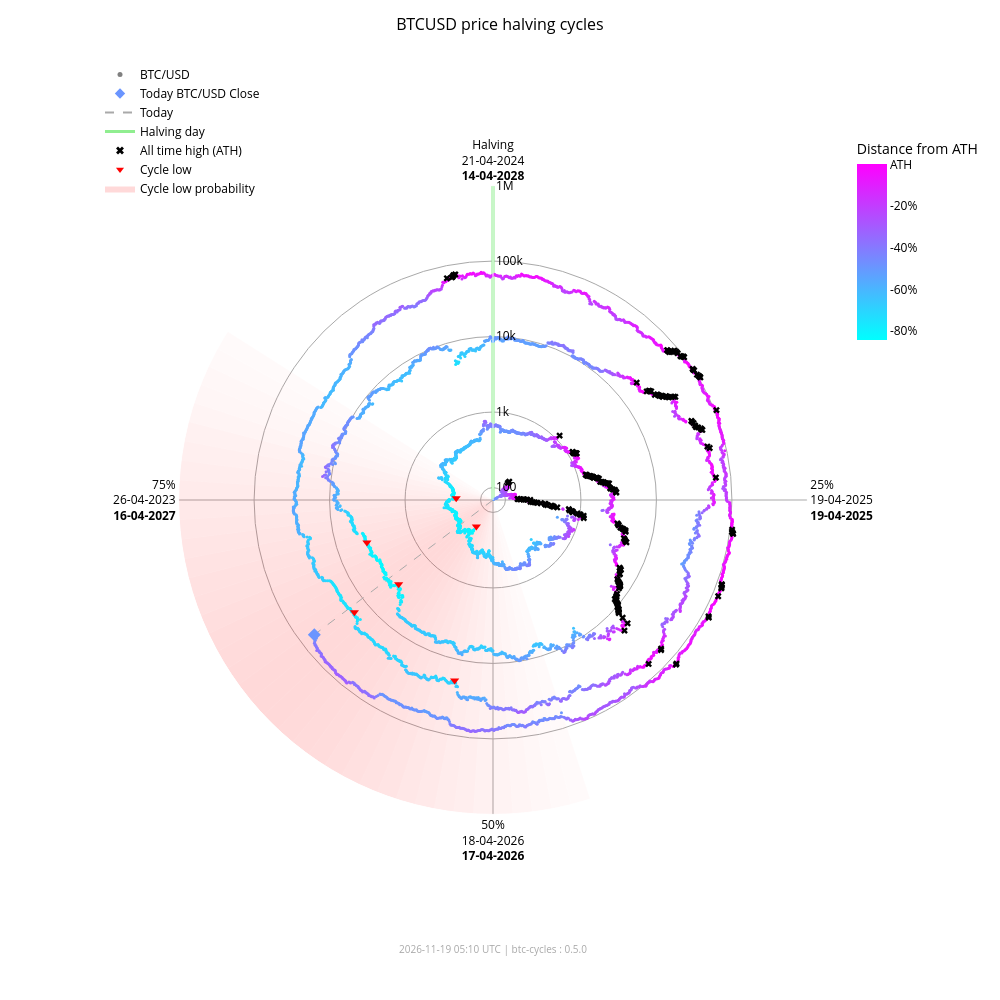

Notebook code cell kept with this figure:
### Markdown cell above
### Interactive chart (plotly)

### Code cell
fig_interactive = btc.plot(
    kind="interactive",
    from_date="2012-11-28",
)
# plotly config for interactivity
config = {"scrollZoom": True, "displayModeBar": True}
# display in notebook
fig_interactive.show(config=config)

### Figure 1 — Plotly figure (JSON) as saved in the notebook; plotly's stock layout.template omitted (floating-point values rounded to 4 significant figures; data arrays with more than 128 entries replaced by an {"elided": "..."} marker saying what was removed)
{"data": [{"fill": "toself", "fillcolor": "rgba(255,0,0,0.018306980149439524)", "hoverinfo": "skip", "line": {"width": 0}, "mode": "lines", "r": [68.43, 1000000, 1000000, 68.43, 68.43], "showlegend": false, "theta": [162.0, 162.0, 165.6, 165.6, 162.0], "type": "scatterpolar"}, {"fill": "toself", "fillcolor": "rgba(255,0,0,0.02405911634527998)", "hoverinfo": "skip", "line": {"width": 0}, "mode": "lines", "r": [68.43, 1000000, 1000000, 68.43, 68.43], "showlegend": false, "theta": [165.6, 165.6, 169.2, 169.2, 165.6], "type": "scatterpolar"}, {"fill": "toself", "fillcolor": "rgba(255,0,0,0.030803449372254352)", "hoverinfo": "skip", "line": {"width": 0}, "mode": "lines", "r": [68.43, 1000000, 1000000, 68.43, 68.43], "showlegend": false, "theta": [169.2, 169.2, 172.8, 172.8, 169.2], "type": "scatterpolar"}, {"fill": "toself", "fillcolor": "rgba(255,0,0,0.03847233586005252)", "hoverinfo": "skip", "line": {"width": 0}, "mode": "lines", "r": [68.43, 1000000, 1000000, 68.43, 68.43], "showlegend": false, "theta": [172.8, 172.8, 176.4, 176.4, 172.8], "type": "scatterpolar"}, {"fill": "toself", "fillcolor": "rgba(255,0,0,0.04694405159551339)", "hoverinfo": "skip", "line": {"width": 0}, "mode": "lines", "r": [68.43, 1000000, 1000000, 68.43, 68.43], "showlegend": false, "theta": [176.4, 176.4, 180.0, 180.0, 176.4], "type": "scatterpolar"}, {"fill": "toself", "fillcolor": "rgba(255,0,0,0.05605603979818329)", "hoverinfo": "skip", "line": {"width": 0}, "mode": "lines", "r": [68.43, 1000000, 1000000, 68.43, 68.43], "showlegend": false, "theta": [180.0, 180.0, 183.6, 183.6, 180.0], "type": "scatterpolar"}, {"fill": "toself", "fillcolor": "rgba(255,0,0,0.06562330627802694)", "hoverinfo": "skip", "line": {"width": 0}, "mode": "lines", "r": [68.43, 1000000, 1000000, 68.43, 68.43], "showlegend": false, "theta": [183.6, 183.6, 187.2, 187.2, 183.6], "type": "scatterpolar"}, {"fill": "toself", "fillcolor": "rgba(255,0,0,0.07545707932574237)", "hoverinfo": "skip", "line": {"width": 0}, "mode": "lines", "r": [68.43, 1000000, 1000000, 68.43, 68.43], "showlegend": false, "theta": [187.2, 187.2, 190.8, 190.8, 187.2], "type": "scatterpolar"}, {"fill": "toself", "fillcolor": "rgba(255,0,0,0.08537841060169407)", "hoverinfo": "skip", "line": {"width": 0}, "mode": "lines", "r": [68.43, 1000000, 1000000, 68.43, 68.43], "showlegend": false, "theta": [190.8, 190.8, 194.4, 194.4, 190.8], "type": "scatterpolar"}, {"fill": "toself", "fillcolor": "rgba(255,0,0,0.09522272137134848)", "hoverinfo": "skip", "line": {"width": 0}, "mode": "lines", "r": [68.43, 1000000, 1000000, 68.43, 68.43], "showlegend": false, "theta": [194.4, 194.4, 198.0, 198.0, 194.4], "type": "scatterpolar"}, {"fill": "toself", "fillcolor": "rgba(255,0,0,0.10483418800389058)", "hoverinfo": "skip", "line": {"width": 0}, "mode": "lines", "r": [68.43, 1000000, 1000000, 68.43, 68.43], "showlegend": false, "theta": [198.0, 198.0, 201.6, 201.6, 198.0], "type": "scatterpolar"}, {"fill": "toself", "fillcolor": "rgba(255,0,0,0.11405248627197925)", "hoverinfo": "skip", "line": {"width": 0}, "mode": "lines", "r": [68.43, 1000000, 1000000, 68.43, 68.43], "showlegend": false, "theta": [201.6, 201.6, 205.2, 205.2, 201.6], "type": "scatterpolar"}, {"fill": "toself", "fillcolor": "rgba(255,0,0,0.12269756305009562)", "hoverinfo": "skip", "line": {"width": 0}, "mode": "lines", "r": [68.43, 1000000, 1000000, 68.43, 68.43], "showlegend": false, "theta": [205.2, 205.2, 208.8, 208.8, 205.2], "type": "scatterpolar"}, {"fill": "toself", "fillcolor": "rgba(255,0,0,0.13055959037792858)", "hoverinfo": "skip", "line": {"width": 0}, "mode": "lines", "r": [68.43, 1000000, 1000000, 68.43, 68.43], "showlegend": false, "theta": [208.8, 208.8, 212.4, 212.4, 208.8], "type": "scatterpolar"}, {"fill": "toself", "fillcolor": "rgba(255,0,0,0.13740037014073872)", "hoverinfo": "skip", "line": {"width": 0}, "mode": "lines", "r": [68.43, 1000000, 1000000, 68.43, 68.43], "showlegend": false, "theta": [212.4, 212.4, 216.0, 216.0, 212.4], "type": "scatterpolar"}, {"fill": "toself", "fillcolor": "rgba(255,0,0,0.14296927208088228)", "hoverinfo": "skip", "line": {"width": 0}, "mode": "lines", "r": [68.43, 1000000, 1000000, 68.43, 68.43], "showlegend": false, "theta": [216.0, 216.0, 219.6, 219.6, 216.0], "type": "scatterpolar"}, {"fill": "toself", "fillcolor": "rgba(255,0,0,0.14703219887325494)", "hoverinfo": "skip", "line": {"width": 0}, "mode": "lines", "r": [68.43, 1000000, 1000000, 68.43, 68.43], "showlegend": false, "theta": [219.6, 219.6, 223.2, 223.2, 219.6], "type": "scatterpolar"}, {"fill": "toself", "fillcolor": "rgba(255,0,0,0.14940752827264187)", "hoverinfo": "skip", "line": {"width": 0}, "mode": "lines", "r": [68.43, 1000000, 1000000, 68.43, 68.43], "showlegend": false, "theta": [223.2, 223.2, 226.8, 226.8, 223.2], "type": "scatterpolar"}, {"fill": "toself", "fillcolor": "rgba(255,0,0,0.15)", "hoverinfo": "skip", "line": {"width": 0}, "mode": "lines", "r": [68.43, 1000000, 1000000, 68.43, 68.43], "showlegend": false, "theta": [226.8, 226.8, 230.4, 230.4, 226.8], "type": "scatterpolar"}, {"fill": "toself", "fillcolor": "rgba(255,0,0,0.14882314851976614)", "hoverinfo": "skip", "line": {"width": 0}, "mode": "lines", "r": [68.43, 1000000, 1000000, 68.43, 68.43], "showlegend": false, "theta": [230.4, 230.4, 234.0, 234.0, 230.4], "type": "scatterpolar"}, {"fill": "toself", "fillcolor": "rgba(255,0,0,0.14600334989350275)", "hoverinfo": "skip", "line": {"width": 0}, "mode": "lines", "r": [68.43, 1000000, 1000000, 68.43, 68.43], "showlegend": false, "theta": [234.0, 234.0, 237.6, 237.6, 234.0], "type": "scatterpolar"}, {"fill": "toself", "fillcolor": "rgba(255,0,0,0.14176315293000513)", "hoverinfo": "skip", "line": {"width": 0}, "mode": "lines", "r": [68.43, 1000000, 1000000, 68.43, 68.43], "showlegend": false, "theta": [237.6, 237.6, 241.2, 241.2, 237.6], "type": "scatterpolar"}, {"fill": "toself", "fillcolor": "rgba(255,0,0,0.1363869302869166)", "hoverinfo": "skip", "line": {"width": 0}, "mode": "lines", "r": [68.43, 1000000, 1000000, 68.43, 68.43], "showlegend": false, "theta": [241.2, 241.2, 244.8, 244.8, 241.2], "type": "scatterpolar"}, {"fill": "toself", "fillcolor": "rgba(255,0,0,0.13017643696734477)", "hoverinfo": "skip", "line": {"width": 0}, "mode": "lines", "r": [68.43, 1000000, 1000000, 68.43, 68.43], "showlegend": false, "theta": [244.8, 244.8, 248.4, 248.4, 244.8], "type": "scatterpolar"}, {"fill": "toself", "fillcolor": "rgba(255,0,0,0.1234063302665758)", "hoverinfo": "skip", "line": {"width": 0}, "mode": "lines", "r": [68.43, 1000000, 1000000, 68.43, 68.43], "showlegend": false, "theta": [248.4, 248.4, 252.0, 252.0, 248.4], "type": "scatterpolar"}, {"fill": "toself", "fillcolor": "rgba(255,0,0,0.11628949020714345)", "hoverinfo": "skip", "line": {"width": 0}, "mode": "lines", "r": [68.43, 1000000, 1000000, 68.43, 68.43], "showlegend": false, "theta": [252.0, 252.0, 255.6, 255.6, 252.0], "type": "scatterpolar"}, {"fill": "toself", "fillcolor": "rgba(255,0,0,0.108959277972535)", "hoverinfo": "skip", "line": {"width": 0}, "mode": "lines", "r": [68.43, 1000000, 1000000, 68.43, 68.43], "showlegend": false, "theta": [255.6, 255.6, 259.2, 259.2, 255.6], "type": "scatterpolar"}, {"fill": "toself", "fillcolor": "rgba(255,0,0,0.1014715299920515)", "hoverinfo": "skip", "line": {"width": 0}, "mode": "lines", "r": [68.43, 1000000, 1000000, 68.43, 68.43], "showlegend": false, "theta": [259.2, 259.2, 262.8, 262.8, 259.2], "type": "scatterpolar"}, {"fill": "toself", "fillcolor": "rgba(255,0,0,0.09382430417652897)", "hoverinfo": "skip", "line": {"width": 0}, "mode": "lines", "r": [68.43, 1000000, 1000000, 68.43, 68.43], "showlegend": false, "theta": [262.8, 262.8, 266.4, 266.4, 262.8], "type": "scatterpolar"}, {"fill": "toself", "fillcolor": "rgba(255,0,0,0.08598937207621672)", "hoverinfo": "skip", "line": {"width": 0}, "mode": "lines", "r": [68.43, 1000000, 1000000, 68.43, 68.43], "showlegend": false, "theta": [266.4, 266.4, 270.0, 270.0, 266.4], "type": "scatterpolar"}, {"fill": "toself", "fillcolor": "rgba(255,0,0,0.07794710108398434)", "hoverinfo": "skip", "line": {"width": 0}, "mode": "lines", "r": [68.43, 1000000, 1000000, 68.43, 68.43], "showlegend": false, "theta": [270.0, 270.0, 273.6, 273.6, 270.0], "type": "scatterpolar"}, {"fill": "toself", "fillcolor": "rgba(255,0,0,0.06971614429145927)", "hoverinfo": "skip", "line": {"width": 0}, "mode": "lines", "r": [68.43, 1000000, 1000000, 68.43, 68.43], "showlegend": false, "theta": [273.6, 273.6, 277.2, 277.2, 273.6], "type": "scatterpolar"}, {"fill": "toself", "fillcolor": "rgba(255,0,0,0.061371174705723626)", "hoverinfo": "skip", "line": {"width": 0}, "mode": "lines", "r": [68.43, 1000000, 1000000, 68.43, 68.43], "showlegend": false, "theta": [277.2, 277.2, 280.8, 280.8, 277.2], "type": "scatterpolar"}, {"fill": "toself", "fillcolor": "rgba(255,0,0,0.05304520605236535)", "hoverinfo": "skip", "line": {"width": 0}, "mode": "lines", "r": [68.43, 1000000, 1000000, 68.43, 68.43], "showlegend": false, "theta": [280.8, 280.8, 284.4, 284.4, 280.8], "type": "scatterpolar"}, {"fill": "toself", "fillcolor": "rgba(255,0,0,0.044916938988340704)", "hoverinfo": "skip", "line": {"width": 0}, "mode": "lines", "r": [68.43, 1000000, 1000000, 68.43, 68.43], "showlegend": false, "theta": [284.4, 284.4, 288.0, 288.0, 284.4], "type": "scatterpolar"}, {"fill": "toself", "fillcolor": "rgba(255,0,0,0.0371870550186571)", "hoverinfo": "skip", "line": {"width": 0}, "mode": "lines", "r": [68.43, 1000000, 1000000, 68.43, 68.43], "showlegend": false, "theta": [288.0, 288.0, 291.6, 291.6, 288.0], "type": "scatterpolar"}, {"fill": "toself", "fillcolor": "rgba(255,0,0,0.030049603184432498)", "hoverinfo": "skip", "line": {"width": 0}, "mode": "lines", "r": [68.43, 1000000, 1000000, 68.43, 68.43], "showlegend": false, "theta": [291.6, 291.6, 295.2, 295.2, 291.6], "type": "scatterpolar"}, {"fill": "toself", "fillcolor": "rgba(255,0,0,0.023665126797805223)", "hoverinfo": "skip", "line": {"width": 0}, "mode": "lines", "r": [68.43, 1000000, 1000000, 68.43, 68.43], "showlegend": false, "theta": [295.2, 295.2, 298.8, 298.8, 295.2], "type": "scatterpolar"}, {"fill": "toself", "fillcolor": "rgba(255,0,0,0.018141004067302662)", "hoverinfo": "skip", "line": {"width": 0}, "mode": "lines", "r": [68.43, 1000000, 1000000, 68.43, 68.43], "showlegend": false, "theta": [298.8, 298.8, 302.4, 302.4, 298.8], "type": "scatterpolar"}, {"hoverinfo": "skip", "line": {"color": "darkgrey", "dash": "dash", "width": 1}, "mode": "lines", "r": [68.43, 62990.0], "showlegend": false, "theta": [233.0, 233.0], "type": "scatterpolar"}, {"hoverinfo": "skip", "line": {"color": "lightgreen", "width": 3}, "mode": "lines", "r": [68.43, 1000000], "showlegend": false, "theta": [0, 0], "type": "scatterpolar"}, {"hoverinfo": "text", "marker": {"color": {"elided": "4954 str values"}, "size": 3}, "mode": "markers", "r": {"elided": "4954 float values"}, "showlegend": false, "text": {"elided": "4954 str values"}, "theta": {"elided": "4954 float values"}, "type": "scatterpolar"}, {"hoverinfo": "text", "marker": {"color": "#6a95ff", "size": 10, "symbol": "diamond"}, "mode": "markers", "r": [62990.0], "showlegend": false, "text": ["Today<br>Date: 2026-11-18<br>Price: $62,987.27"], "theta": [233.0], "type": "scatterpolar"}, {"hoverinfo": "text", "marker": {"color": "black", "size": 6, "symbol": "x"}, "mode": "markers", "r": {"elided": "182 float values"}, "showlegend": false, "text": {"elided": "182 str values"}, "theta": {"elided": "182 float values"}, "type": "scatterpolar"}, {"hoverinfo": "text", "marker": {"color": "red", "size": 8, "symbol": "triangle-down"}, "mode": "markers", "r": [178.1, 210.5, 3237.0, 3961.0, 19020.0, 15790.0], "showlegend": false, "text": ["Cycle Low<br>Date: 2015-01-14<br>Price: $178.10<br>ATH distance: -84.5%", "Cycle Low<br>Date: 2015-08-24<br>Price: $210.49<br>ATH distance: -81.7%", "Cycle Low<br>Date: 2018-12-15<br>Price: $3,236.76<br>ATH distance: -83.4%", "Cycle Low<br>Date: 2019-03-15<br>Price: $3,960.91<br>ATH distance: -79.7%", "Cycle Low<br>Date: 2022-06-18<br>Price: $19,017.64<br>ATH distance: -71.9%", "Cycle Low<br>Date: 2022-11-21<br>Price: $15,787.28<br>ATH distance: -76.6%"], "theta": [212.1, 272.7, 228.3, 251.4, 192.0, 231.0], "type": "scatterpolar"}, {"marker": {"color": "grey", "size": 5}, "mode": "markers", "name": "BTC/USD", "r": [null], "theta": [null], "type": "scatterpolar"}, {"marker": {"color": "#6a95ff", "size": 8, "symbol": "diamond"}, "mode": "markers", "name": "Today BTC/USD Close", "r": [null], "theta": [null], "type": "scatterpolar"}, {"line": {"color": "darkgrey", "dash": "dash"}, "mode": "lines", "name": "Today", "r": [null], "theta": [null], "type": "scatterpolar"}, {"line": {"color": "lightgreen", "width": 3}, "mode": "lines", "name": "Halving day", "r": [null], "theta": [null], "type": "scatterpolar"}, {"marker": {"color": "black", "size": 7, "symbol": "x"}, "mode": "markers", "name": "All time high (ATH)", "r": [null], "theta": [null], "type": "scatterpolar"}, {"marker": {"color": "red", "size": 7, "symbol": "triangle-down"}, "mode": "markers", "name": "Cycle low", "r": [null], "theta": [null], "type": "scatterpolar"}, {"fill": "toself", "fillcolor": "rgba(255,0,0,0.15)", "line": {"width": 0}, "mode": "lines", "name": "Cycle low probability", "r": [null], "theta": [null], "type": "scatterpolar"}, {"hoverinfo": "skip", "marker": {"cmax": 0, "cmin": -0.8453, "color": [0], "colorbar": {"len": 0.25, "ticktext": ["ATH", "-20%", "-40%", "-60%", "-80%", "-100%"], "tickvals": [0, -0.2, -0.4, -0.6, -0.8, -1.0], "title": {"text": "Distance from ATH"}, "x": 0.95, "y": 0.92, "yanchor": "top"}, "colorscale": {"elided": "256x2 mixed values"}, "showscale": true, "size": 0}, "mode": "markers", "r": [null], "showlegend": false, "theta": [null], "type": "scatterpolar"}], "layout": {"annotations": [{"font": {"color": "darkgrey", "size": 10}, "showarrow": false, "text": "2026-11-19 05:10 UTC | btc-cycles : 0.5.0", "x": 0.5, "xref": "paper", "y": -0.02, "yref": "paper"}], "font": {"color": "black"}, "height": 1000, "legend": {"bgcolor": "rgba(0,0,0,0)", "font": {"color": "black"}, "x": 0.0, "y": 1.0}, "margin": {"b": 60, "l": 100, "r": 80, "t": 60}, "paper_bgcolor": "white", "plot_bgcolor": "white", "polar": {"angularaxis": {"color": "black", "direction": "clockwise", "gridcolor": "darkgrey", "rotation": 90, "ticktext": ["Halving<br>21-04-2024<br><b>14-04-2028</b>", "25%<br>19-04-2025<br><b>19-04-2025</b>", "50%<br>18-04-2026<br><b>17-04-2026</b>", "75%<br>26-04-2023<br><b>16-04-2027</b>"], "tickvals": [0, 90, 180, 270]}, "bgcolor": "white", "domain": {"x": [0.1, 0.9], "y": [0.05, 0.95]}, "radialaxis": {"angle": 90, "color": "black", "gridcolor": "darkgrey", "range": [1.835, 6.0], "tickangle": 90, "ticktext": ["100", "1k", "10k", "100k", "1M"], "tickvals": [100, 1000, 10000, 100000, 1000000], "type": "log"}}, "title": {"font": {"color": "black", "size": 16}, "text": "BTCUSD price halving cycles", "x": 0.5}, "width": 1000}}
